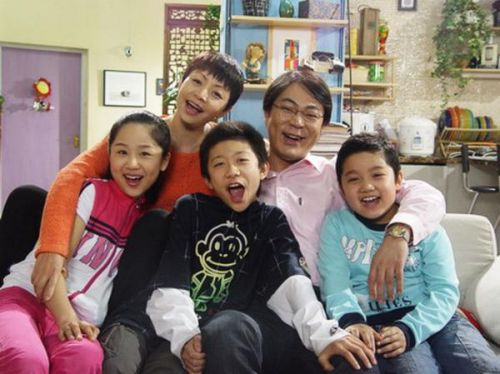
#> input picture opencv/image/kids.jpg, 500 x 374 px
$ python '07-图像的平移.py'
#> lines starting #> are read from the running program, lines starting #| are printed output that depends on the picture
#-*- coding = utf-8 -*-
#@Time : 2021/2/7 下午9:32
#@Author : 小方
#@File :07-图像的平移.py
#@Software : PyCharm

import cv2 as cv
import numpy as np
import matplotlib.pyplot as plt

kids = cv.imread("./image/kids.jpg")
#> kids is the input picture: shape (374, 500, 3); mean B, G, R 115.9, 123, 138.4
rows, cols = kids.shape[:2]
#> rows = 374; cols = 500
# print(rows, cols)
M = np.float32([[1, 0, 100], [0, 1, 50]])
res1 = cv.warpAffine(kids, M, (2*cols, 2*rows))
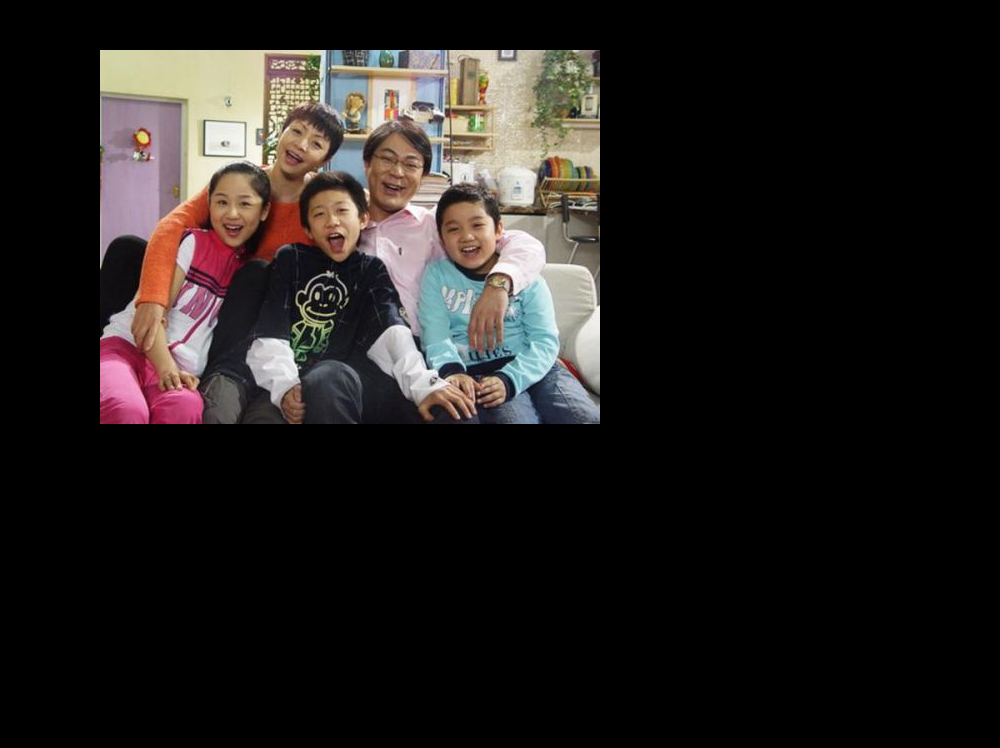
#> res1: shape (748, 1000, 3); mean B, G, R 29, 30.8, 34.6

plt.imshow(res1[:,:,::-1])
plt.show()

$ run again, with opencv/image/horse.jpg copied over opencv/image/kids.jpg
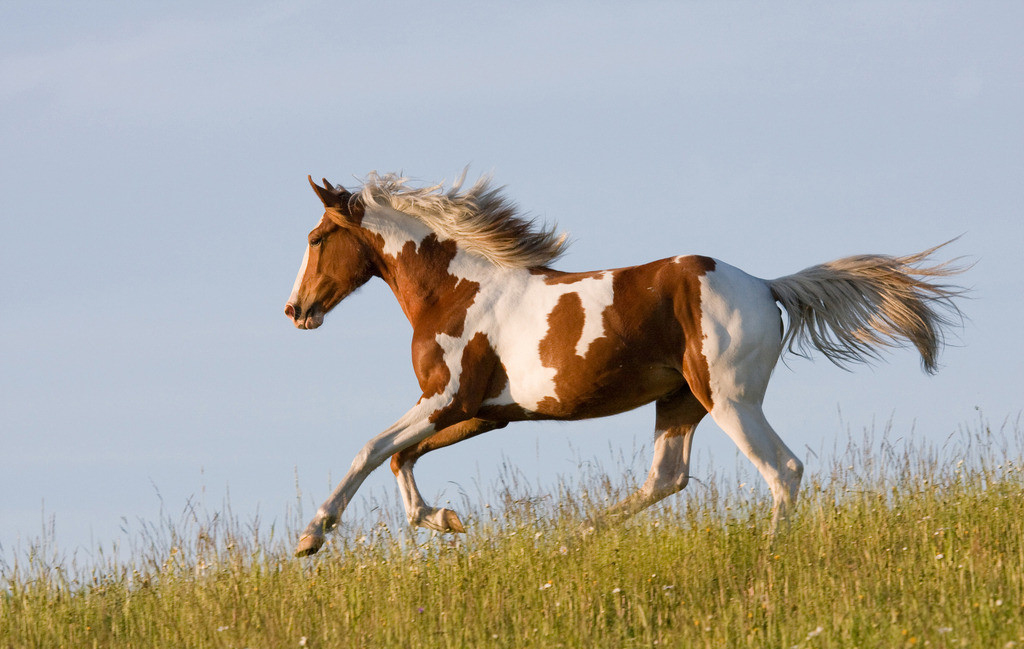
#> input picture opencv/image/horse.jpg, 1024 x 649 px
#> kids is the input picture: shape (649, 1024, 3); mean B, G, R 160.2, 167.9, 170.4
#> `res1 = cv.warpAffine(kids, M, (2*cols, 2*rows))`:
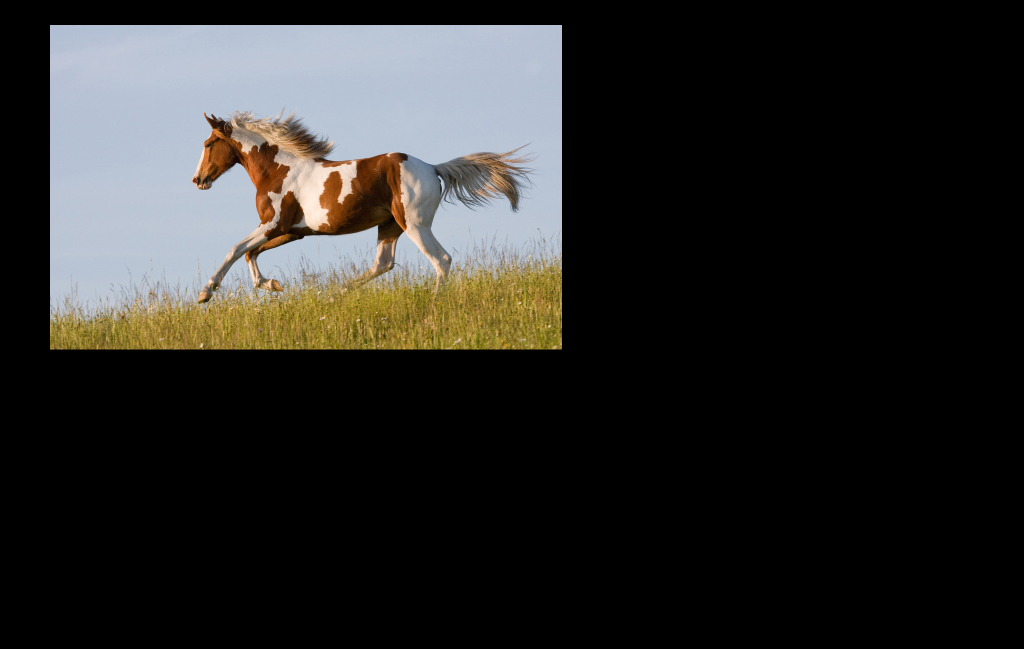
#> res1: shape (1298, 2048, 3) (shown at 1/2 size); mean B, G, R 40.1, 42, 42.6
